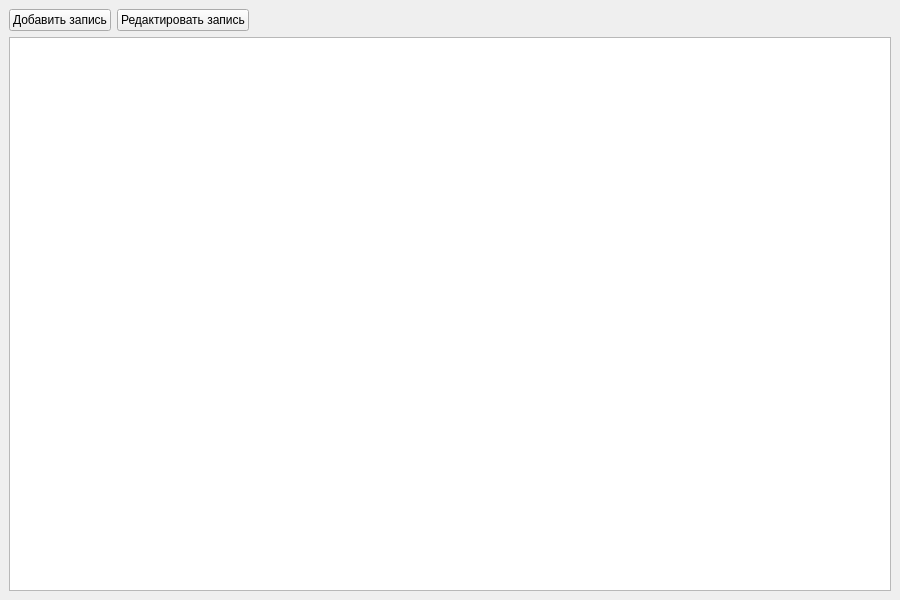
<?xml version="1.0" encoding="UTF-8"?>
<ui version="4.0">
 <class>MainWindow</class>
 <widget class="QMainWindow" name="MainWindow">
  <property name="geometry">
   <rect>
    <x>0</x>
    <y>0</y>
    <width>900</width>
    <height>600</height>
   </rect>
  </property>
  <property name="windowTitle">
   <string>Кофе</string>
  </property>
  <widget class="QWidget" name="centralwidget">
   <layout class="QVBoxLayout" name="verticalLayout">
    <item>
     <layout class="QHBoxLayout" name="buttonLayout">
      <item>
       <widget class="QPushButton" name="addButton">
        <property name="text">
         <string>Добавить запись</string>
        </property>
       </widget>
      </item>
      <item>
       <widget class="QPushButton" name="editButton">
        <property name="text">
         <string>Редактировать запись</string>
        </property>
       </widget>
      </item>
      <item>
       <spacer name="horizontalSpacer">
        <property name="orientation">
         <enum>Qt::Horizontal</enum>
        </property>
        <property name="sizeHint" stdset="0">
         <size>
          <width>40</width>
          <height>20</height>
         </size>
        </property>
       </spacer>
      </item>
     </layout>
    </item>
    <item>
     <widget class="QTableWidget" name="tableWidget">
      <property name="editTriggers">
       <set>QAbstractItemView::NoEditTriggers</set>
      </property>
      <property name="selectionBehavior">
       <enum>QAbstractItemView::SelectRows</enum>
      </property>
      <attribute name="horizontalHeaderStretchLastSection">
       <bool>true</bool>
      </attribute>
     </widget>
    </item>
   </layout>
  </widget>
 </widget>
 <resources/>
 <connections/>
</ui>
